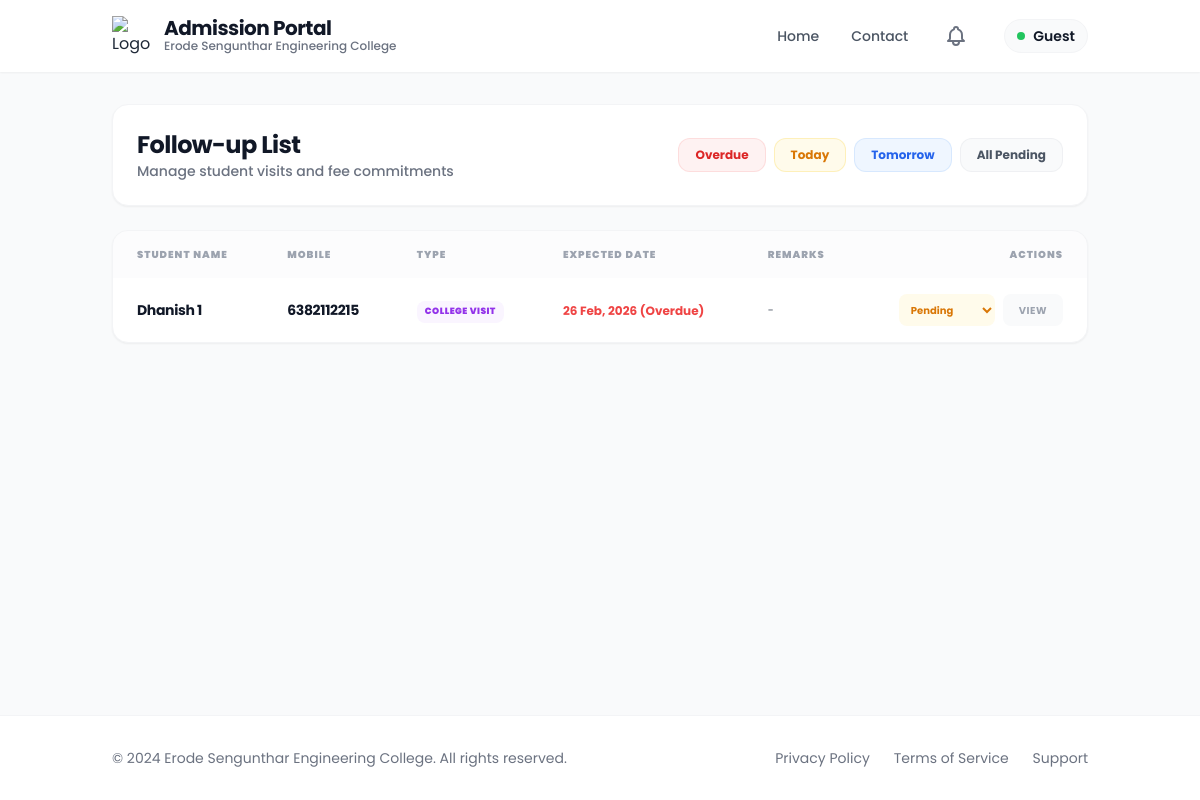
Page /followups/ on the earlier database version.
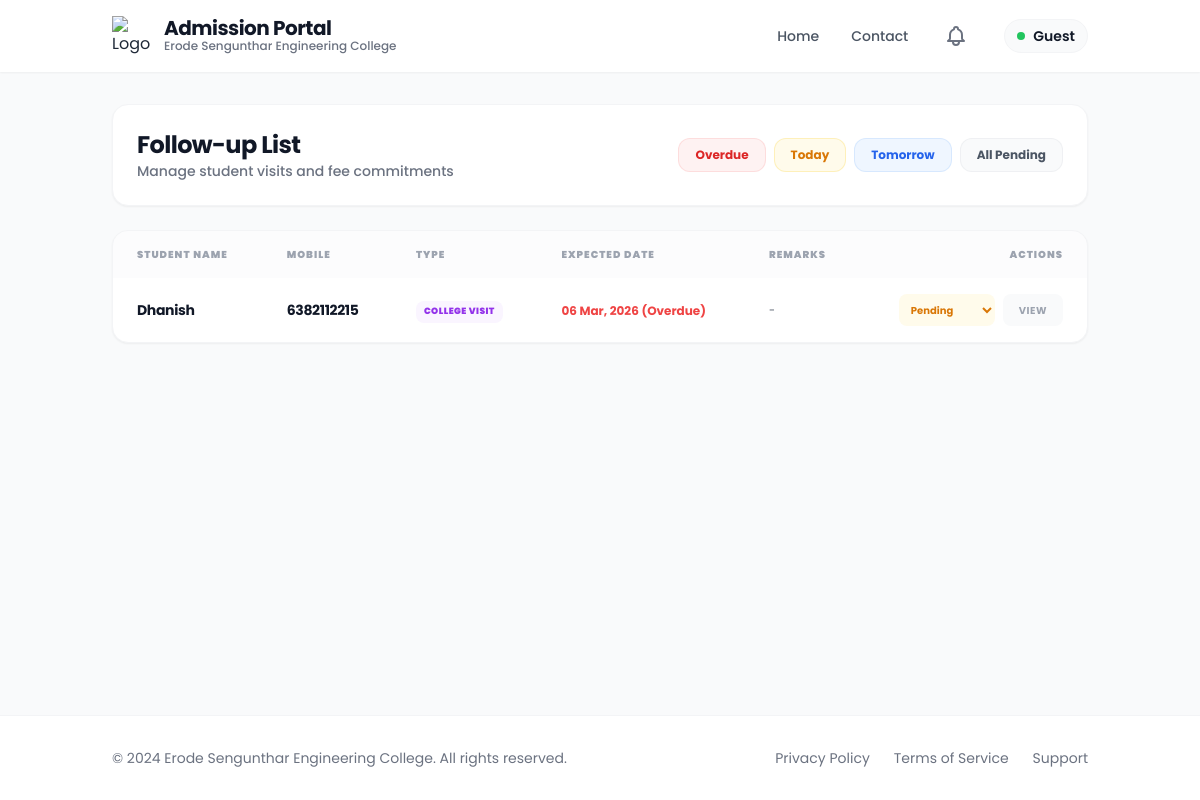
Same page on the later database version.
### admission_form/models.py (models this page shows, shortened)
class FollowUp(models.Model):
    FOLLOWUP_TYPES = (
        ('visit', 'College Visit'),
        ('fee', 'Fee Payment'),
    )
    student = models.ForeignKey(
        Admission,
        on_delete=models.CASCADE,
        related_name='followups'
    )
    followup_type = models.CharField(max_length=10, choices=FOLLOWUP_TYPES)
    expected_date = models.DateField()
    remarks = models.TextField(blank=True)
    completed = models.BooleanField(default=False)
    created_by = models.ForeignKey(User, on_delete=models.SET_NULL, null=True, related_name='af_followup_set')
    created_at = models.DateTimeField(auto_now_add=True)
    class Meta:
        app_label = 'admission_form'
        indexes = [
            models.Index(fields=['completed', 'expected_date']),
        ]
    def is_overdue(self):
        return not self.completed and self.expected_date < datetime.now().date()

class Admission(models.Model):
    ADMISSION_STATUS_CHOICES = (
        ('enquired', 'Enquired'),
        ('admitted', 'Admitted'),
        ('discontinued', 'Discontinued'),
        ('left', 'Left'),
    )
    admission_status = models.CharField(max_length=20, choices=ADMISSION_STATUS_CHOICES, default='enquired', db_index=True)
    application_number = models.CharField(max_length=100, blank=True, null=True)
    application_date = models.DateField(blank=True, null=True)
    admission_date = models.DateField(blank=True, null=True)
    allotment_number = models.CharField(max_length=100, blank=True, null=True)
    portal_status = models.CharField(max_length=50, blank=True, null=True)
    quota = models.CharField(max_length=50, blank=True, null=True)
    roll_number = models.CharField(max_length=100, blank=True, null=True)
    unique_id = models.CharField(max_length=100, blank=True, null=True)
    umis_number = models.CharField(max_length=100, blank=True, null=True)
    level = models.CharField(max_length=10, blank=True, null=True, db_index=True)
    course = models.CharField(max_length=100, blank=True, null=True)
    branch = models.CharField(max_length=100, blank=True, null=True)
    department_preferences = models.JSONField(default=dict, blank=True, null=True)
    pg_dept = models.CharField(max_length=255, blank=True, null=True)
    is_fg = models.BooleanField(default=False, blank=True, null=True)
    fg_number = models.CharField(max_length=100, blank=True, null=True)
    pmss = models.BooleanField(default=False, blank=True, null=True)
    seven_five = models.BooleanField(default=False, blank=True, null=True)
    student_name = models.CharField(max_length=255, blank=True, null=True)
    dob = models.DateField(blank=True, null=True)
    gender = models.CharField(max_length=10, blank=True, null=True)
    community = models.CharField(max_length=50, blank=True, null=True, db_index=True)
    caste = models.CharField(max_length=100, blank=True, null=True)
    religion = models.CharField(max_length=100, blank=True, null=True)
    region = models.CharField(max_length=100, blank=True, null=True)
    aadhaar_number = models.CharField(max_length=12, blank=True, null=True)
    father_name = models.CharField(max_length=255, blank=True, null=True)
    mother_name = models.CharField(max_length=255, blank=True, null=True)
    guardian_name = models.CharField(max_length=255, blank=True, null=True)
    father_mobile = models.CharField(max_length=15, blank=True, null=True)
    mother_mobile = models.CharField(max_length=15, blank=True, null=True)
    guardian_mobile = models.CharField(max_length=15, blank=True, null=True)
    email = models.EmailField(blank=True, null=True)
    student_mobile = models.CharField(max_length=15, blank=True, null=True)
    address = models.TextField(blank=True, null=True)
    pincode = models.CharField(max_length=10, blank=True, null=True)
    district = models.CharField(max_length=100, blank=True, null=True, db_index=True)
    state = models.CharField(max_length=100, blank=True, null=True, db_index=True)
    country = models.CharField(max_length=100, blank=True, null=True, db_index=True)
    qualification = models.CharField(max_length=10, blank=True, null=True)
    tenth_total = models.CharField(max_length=50, blank=True, null=True)
    tenth_percentage = models.CharField(max_length=50, blank=True, null=True)
    twelfth_total = models.CharField(max_length=50, blank=True, null=True)
    twelfth_percentage = models.CharField(max_length=50, blank=True, null=True)
    twelfth_major = models.CharField(max_length=255, blank=True, null=True)
    twelth_reg_no = models.CharField(max_length=50, blank=True, null=True)
    maths_marks = models.DecimalField(max_digits=5, decimal_places=2, blank=True, null=True)
    physics_marks = models.DecimalField(max_digits=5, decimal_places=2, blank=True, null=True)
    chemistry_marks = models.DecimalField(max_digits=5, decimal_places=2, blank=True, null=True)
    cutoff_marks = models.DecimalField(max_digits=5, decimal_places=2, blank=True, null=True, db_index=True)
    diploma_total = models.CharField(max_length=50, blank=True, null=True)
    diploma_percentage = models.CharField(max_length=50, blank=True, null=True)
    diploma_major = models.CharField(max_length=255, blank=True, null=True)
    ug_total = models.CharField(max_length=50, blank=True, null=True)
    ug_percentage = models.CharField(max_length=50, blank=True, null=True)
    ug_major = models.CharField(max_length=255, blank=True, null=True)
    ug_college = models.CharField(max_length=255, blank=True, null=True)
    ug_year_passing = models.IntegerField(blank=True, null=True)
    board = models.CharField(max_length=50, blank=True, null=True, db_index=True)
    year_passing = models.IntegerField(blank=True, null=True)
    medium = models.CharField(max_length=50, blank=True, null=True)
    last_school = models.CharField(max_length=255, blank=True, null=True)
    vocational_stream = models.CharField(max_length=255, blank=True, null=True)
    skill_proof = models.FileField(upload_to=af_vocational_upload_path, blank=True, null=True)
    diploma_college = models.CharField(max_length=255, blank=True, null=True)
    diploma_year_passing = models.IntegerField(blank=True, null=True)
    college_address1 = models.CharField(max_length=500, blank=True, null=True)
    college_district = models.CharField(max_length=100, blank=True, null=True)
    college_state = models.CharField(max_length=100, blank=True, null=True)
    college_fee = models.DecimalField(max_digits=10, decimal_places=2, blank=True, null=True)
    hostel_fee = models.DecimalField(max_digits=10, decimal_places=2, blank=True, null=True)
    bus_fee = models.DecimalField(max_digits=10, decimal_places=2, blank=True, null=True)
    other_fee = models.DecimalField(max_digits=10, decimal_places=2, blank=True, null=True)
    paid_fee = models.DecimalField(max_digits=10, decimal_places=2, blank=True, null=True)
    concession_amount = models.DecimalField(max_digits=10, decimal_places=2, blank=True, null=True)
    unpaid_fee = models.DecimalField(max_digits=10, decimal_places=2, blank=True, null=True)
    transaction_id = models.CharField(max_length=50, blank=True, null=True)
    transaction_date = models.DateTimeField(blank=True, null=True)
    had_paid = models.BooleanField(default=False, blank=True, null=True)
    facility_type = models.CharField(max_length=20, blank=True, null=True)
    hostel_name = models.CharField(max_length=100, blank=True, null=True)
    boarding_point = models.CharField(max_length=100, blank=True, null=True)
    bus_needed = models.CharField(max_length=10, blank=True, null=True, db_index=True)
    bus_route = models.CharField(max_length=255, blank=True, null=True)
    hostel_needed = models.CharField(max_length=10, blank=True, null=True, db_index=True)
    hostel_type = models.CharField(max_length=100, blank=True, null=True)
    room_type = models.CharField(max_length=100, blank=True, null=True)
    mess_type = models.CharField(max_length=100, blank=True, null=True)
    hostel_fee_amount = models.DecimalField(max_digits=10, decimal_places=2, blank=True, null=True)
    account_holder_name = models.CharField(max_length=255, blank=True, null=True)
    account_number = models.CharField(max_length=30, blank=True, null=True)
    bank_name = models.CharField(max_length=100, blank=True, null=True)
    ifsc_code = models.CharField(max_length=15, blank=True, null=True)
    bank_branch = models.CharField(max_length=100, blank=True, null=True)
    seeding_status = models.CharField(max_length=50, blank=True, null=True)
    tc = models.FileField(upload_to=af_certificate_upload_path, blank=True, null=True)
    tc_number = models.CharField(max_length=100, blank=True, null=True)
    community_cert = models.FileField(upload_to=af_certificate_upload_path, blank=True, null=True)
    community_cert_number = models.CharField(max_length=100, blank=True, null=True)
    aadhaar = models.FileField(upload_to=af_certificate_upload_path, blank=True, null=True)
    tenth_marksheet = models.FileField(upload_to=af_certificate_upload_path, blank=True, null=True)
    tenth_marksheet_number = models.CharField(max_length=100, blank=True, null=True)
    eleventh_marksheet = models.FileField(upload_to=af_certificate_upload_path, blank=True, null=True)
    eleventh_marksheet_number = models.CharField(max_length=100, blank=True, null=True)
    twelfth_marksheet = models.FileField(upload_to=af_certificate_upload_path, blank=True, null=True)
    twelfth_marksheet_number = models.CharField(max_length=100, blank=True, null=True)
    twelfth_migration = models.FileField(upload_to=af_certificate_upload_path, blank=True, null=True)
    income_cert = models.FileField(upload_to=af_certificate_upload_path, blank=True, null=True)
    income_cert_number = models.CharField(max_length=100, blank=True, null=True)
    fg_cert = models.FileField(upload_to=af_certificate_upload_path, blank=True, null=True)
    fg_bonafide = models.FileField(upload_to=af_certificate_upload_path, blank=True, null=True)
    dip_provisional = models.FileField(upload_to=af_certificate_upload_path, blank=True, null=True)
    ug_provisional = models.FileField(upload_to=af_certificate_upload_path, blank=True, null=True)
    ug_migration = models.FileField(upload_to=af_certificate_upload_path, blank=True, null=True)
    allotment_order = models.FileField(upload_to=af_certificate_upload_path, blank=True, null=True)
    num_dip_marksheets = models.IntegerField(default=0, blank=True, null=True)
    num_ug_marksheets = models.IntegerField(default=0, blank=True, null=True)
    photo = models.FileField(upload_to=af_photo_upload_path, blank=True, null=True)
    created_at = models.DateTimeField(auto_now_add=True, db_index=True)
    class Meta:
        app_label = 'admission_form'

### admission_form/followup.py (the view)
# urls.py: path('followups/', followup.followup_list, name='followup_list'),
def followup_list(request):
    today = timezone.now().date()
    filter_type = request.GET.get('filter')
    qs = FollowUp.objects.filter(completed=False).select_related('student')
    if filter_type == 'today':
        qs = qs.filter(expected_date=today)
    elif filter_type == 'tomorrow':
        qs = qs.filter(expected_date=today + timedelta(days=1))
    elif filter_type == 'yesterday':
        qs = qs.filter(expected_date=today - timedelta(days=1))
    elif filter_type == 'overdue':
        qs = qs.filter(expected_date__lt=today)
    return render(request, 'followup/followup_list.html', {
        'followups': qs
    })

### templates/followup/followup_list.html (shortened to what the changed rows need)
{% extends 'followup/new_base.html' %}
{% load static %}
{% block content %}
<div class="lg:col-span-12 space-y-6">
    <div class="bg-white rounded-2xl shadow-sm border border-gray-100 p-6 flex justify-between items-center">
        <div>
            <h1 class="text-2xl font-bold text-gray-900 tracking-tight">Follow-up List</h1>
        </div>
    </div>
    <div class="bg-white rounded-2xl shadow-sm border border-gray-100 overflow-hidden">
        <div class="overflow-x-auto">
            <table class="w-full text-left">
                <thead class="bg-gray-50/50">
                    <tr>
                        <th class="px-6 py-4 text-[10px] font-black text-gray-400 uppercase tracking-widest">Student
                            Name</th>
                        <th class="px-6 py-4 text-[10px] font-black text-gray-400 uppercase tracking-widest"> Mobile
                        </th>
                        <th class="px-6 py-4 text-[10px] font-black text-gray-400 uppercase tracking-widest">Type</th>
                        <th class="px-6 py-4 text-[10px] font-black text-gray-400 uppercase tracking-widest">Expected
                            Date</th>
                        <th class="px-6 py-4 text-[10px] font-black text-gray-400 uppercase tracking-widest">Remarks
                        </th>
                        <th class="px-6 py-4 text-[10px] font-black text-gray-400 uppercase tracking-widest text-right">
                            Actions</th>
                    </tr>
                </thead>
                <tbody class="divide-y divide-gray-100">
                    {% for fu in followups %}
                    <tr class="hover:bg-gray-50/50 transition-all group">
                        <td class="px-6 py-4">
                            <span class="text-sm font-bold text-gray-900 tracking-tight">{{ fu.student.student_name }}</span>
                        </td>
                        <td class="px-6 py-4">
                            <span class="text-sm font-bold text-gray-900 tracking-tight">{{ fu.student.student_mobile }}</span>
                        </td>
                        <td class="px-6 py-4">
                            <span
                                class="inline-flex px-2 py-1 rounded-lg text-[9px] font-black uppercase tracking-wider
                                {% if fu.followup_type == 'visit' %}bg-purple-50 text-purple-600{% else %}bg-emerald-50 text-emerald-600{% endif %}">
                                {{ fu.get_followup_type_display }}
                            </span>
                        </td>
                        <td class="px-6 py-4">
                            <span
                                class="text-xs font-bold {% if fu.is_overdue %}text-red-500 font-black{% else %}text-gray-500{% endif %}">
                                {{ fu.expected_date|date:"d M, Y" }}
                                {% if fu.is_overdue %}(Overdue){% endif %}
                            </span>
                        </td>
                        <td class="px-6 py-4">
                            <p class="text-[11px] text-gray-600 line-clamp-1 max-w-xs">{{ fu.remarks|default:"-" }}</p>
                        </td>
                        <td class="px-6 py-4 text-right">
                            <div class="flex justify-end gap-2">
                                <select data-id="{{ fu.id }}"
                                    class="action-dropdown text-[10px] bg-amber-50 border-none rounded-lg px-2 py-1 font-bold text-amber-600 focus:ring-0 cursor-pointer">
                                    <option value="Pending" selected>Pending</option>
                                </select>
                                <a href="{% url 'admission_form:student_detail' pk=fu.student.id %}"
                                    class="inline-flex h-8 px-4 items-center justify-center rounded-lg bg-gray-50 text-[10px] font-bold text-gray-400 hover:bg-primary hover:text-white transition-all tracking-wider uppercase">View</a>
                            </div>
                        </td>
                    </tr>
                    {% endfor %}
                </tbody>
            </table>
        </div>
    </div>
</div>
<link rel="stylesheet" href="https://cdnjs.cloudflare.com/ajax/libs/font-awesome/6.0.0/css/all.min.css">
{% endblock %}

Differences in the rows shown:
changed FollowUp "COLLEGE VISIT": student.student_name "Dhanish 1" → "Dhanish"; expected_date "26 Feb, 2026" → "06 Mar, 2026"
